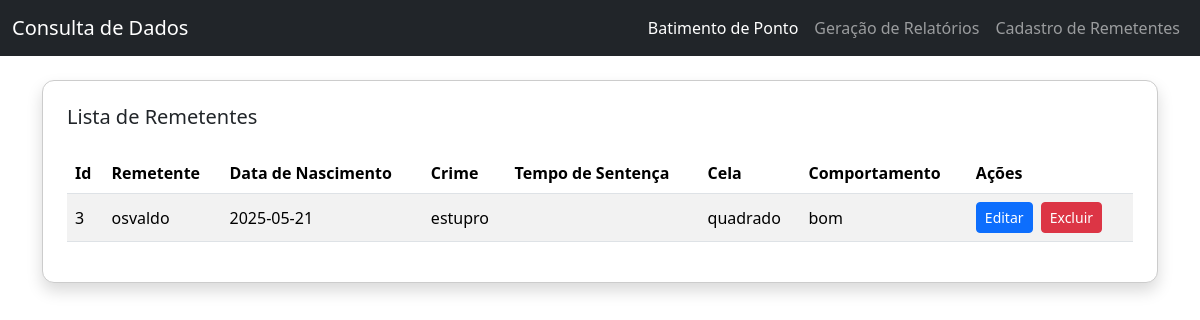
The page /consulta on the database as committed earlier.
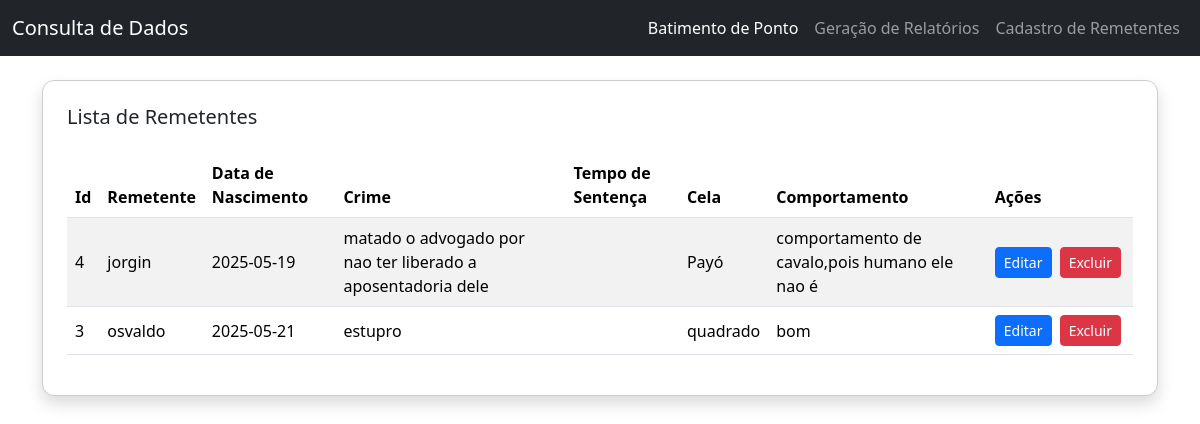
The same page on the database as committed later.
### tables this page shows
CREATE TABLE Remetentes (
    id INTEGER PRIMARY KEY AUTOINCREMENT,
    remetente TEXT NOT NULL,
    data_nascimento DATE NOT NULL,
    crime TEXT NOT NULL,
    tempo_sentenca TEXT NOT NULL,
    cela TEXT NOT NULL,
    comportamento TEXT NOT NULL
);

### main.py (the view)
@app.get("/consulta", response_class=HTMLResponse)
async def consulta(request: Request):
    consultas = repo.remetente_repo.obter_remetentes_por_pagina(12, 0)
    return templates.TemplateResponse("consulta.html", {"request": request, "consultas": consultas})

### templates/consulta.html (shortened to what this page needs)
<!DOCTYPE html>
<html lang="pt-br">
<head>
    <link href="https://cdn.jsdelivr.net/npm/bootstrap@5.3.6/dist/css/bootstrap.min.css" rel="stylesheet"
>
</head>
<body>
    <nav class="navbar navbar-expand-lg navbar-dark bg-dark">
        <div class="container-fluid">
            <a class="navbar-brand" href="#">Consulta de Dados</a>
            <div class="collapse navbar-collapse justify-content-end" id="navbarNav">
                <ul class="navbar-nav">
                    <li class="nav-item">
                        <a class="nav-link active" aria-current="page" href="/ponto">Batimento de Ponto</a>
                    </li>
                    <li class="nav-item">
                        <a class="nav-link" href="/relatorio">Geração de Relatórios</a>
                    </li>
                    <li class="nav-item">
                        <a class="nav-link" href="/cadastro">Cadastro de Remetentes</a>
                    </li>
                </ul>
            </div>
        </div>
    </nav>
    <div class="container mt-4">
        <div class="card shadow p-4">
            <h5 class="card-title mb-4">Lista de Remetentes</h5>
            <div class="table-responsive">
                <table class="table table-striped align-middle">
                    <thead>
                        <tr>
                            <th>Id</th>
                            <th>Remetente</th>
                            <th>Data de Nascimento</th>
                            <th>Crime</th>
                            <th>Tempo de Sentença</th>
                            <th>Cela</th>
                            <th>Comportamento</th>
                            <th>Ações</th>
                        </tr>
                    </thead>
                    <tbody>
                        {% for consulta in consultas %}
                        <tr>
                            <form method="post" action="/acao/{{ consulta.id }}">
                                <td>{{ consulta.id }}</td>
                                <td>{{ consulta.remetente }}</td>
                                <td>{{ consulta.data_nascimento }}</td>
                                <td>{{ consulta.crime }}</td>
                                <td>{{ consulta.tempo_setenca }}</td>
                                <td>{{ consulta.cela }}</td>
                                <td>{{ consulta.comportamento }}</td>
                                <td class="acoes">
                                    <button type="submit" name="botao" value="editar"
                                        class="btn btn-sm btn-primary">Editar</button>
                                    <button type="submit" name="botao" value="excluir"
                                        class="btn btn-sm btn-danger">Excluir</button>
                                </td>
                            </form>
                        </tr>
                        {% endfor %}
                    </tbody>
                </table>
            </div>
        </div>
    </div>
</body>
</html>

### templates/consulta.html (style rules this page uses)
.card { border: 1px solid #ccc; border-radius: 12px; }
.acoes { white-space: nowrap; }
.btn-sm { margin-right: 4px; }

Rows that differ between the two databases and show on the page:
added Remetentes: id "4", remetente "jorgin", data_nascimento "2025-05-19", crime "matado o advogado por nao ter liberado a aposentadoria dele", cela "Payó", comportamento "comportamento de cavalo,pois humano ele nao é"
